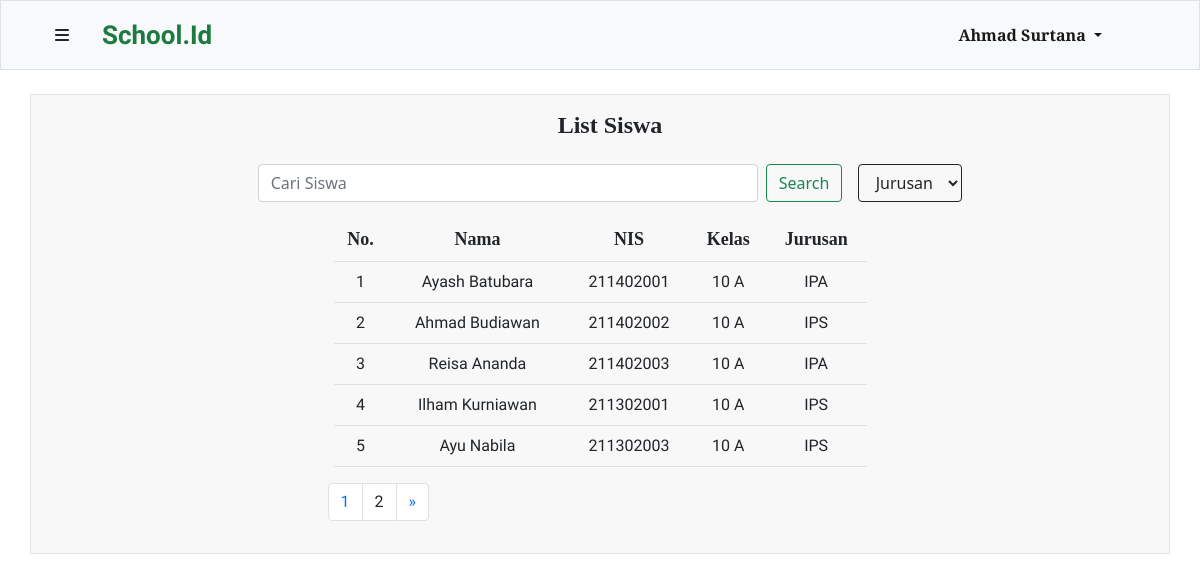
The page /php/siswa.php (signed in) on the database its author committed.
### tables this page shows
CREATE TABLE `guru` (
  `id` int(10) UNSIGNED NOT NULL,
  `nama_guru` varchar(200) NOT NULL,
  `NIG` char(9) NOT NULL,
  `mapel_id` int(10) UNSIGNED NOT NULL,
  `user_id` int(10) UNSIGNED NOT NULL
);

CREATE TABLE `siswa` (
  `id` int(10) UNSIGNED NOT NULL,
  `nama_siswa` varchar(200) NOT NULL,
  `NIS` char(9) NOT NULL,
  `kelas_id` int(10) UNSIGNED NOT NULL,
  `user_id` int(10) UNSIGNED NOT NULL
);

CREATE TABLE `kelas` (
  `id` int(10) UNSIGNED NOT NULL,
  `nama_kelas` varchar(12) NOT NULL,
  `jurusan` enum('IPA','IPS') DEFAULT NULL,
  `wali_kelas` int(10) UNSIGNED DEFAULT NULL
);

### php/function.php (called while the page is built, shortened)
<?php
$connection = mysqli_connect("localhost","root","","tubes");
function show($query) {
    global $connection;
    $box = [];
    $result = mysqli_query($connection, $query);
    while($row = mysqli_fetch_assoc($result)) {
        $box[] = $row;
    }
    return $box;
}
?>

### php/siswa.php (the view, shortened to what this page needs)
<?php
require 'function.php';
$totalData = count(show("SELECT siswa.id as id, siswa.nama_siswa as nama, siswa.NIS as nis, kelas.nama_kelas as kelas, kelas.jurusan as jurusan FROM siswa JOIN kelas ON siswa.kelas_id = kelas.id ")) ;
$dataPerhalaman = 5;
if (isset($_GET["page"])) {
    $halamanAktif = $_GET["page"];
} else {
    $halamanAktif = 1;
}
$dataAwal = ($halamanAktif * $dataPerhalaman) - $dataPerhalaman;
$siswa = show("SELECT siswa.id as id, siswa.nama_siswa as nama, siswa.NIS as nis, kelas.nama_kelas as kelas, kelas.jurusan as jurusan FROM siswa JOIN kelas ON siswa.kelas_id = kelas.id LIMIT $dataAwal, $dataPerhalaman ");
$i = $dataAwal + 1;
?>
<!DOCTYPE html>
<html lang="en">
<head>
    <link href="https://cdn.jsdelivr.net/npm/bootstrap@5.1.3/dist/css/bootstrap.min.css" rel="stylesheet">
    <link rel="stylesheet" href="style/navbar.css">
    <link rel="stylesheet" href="style/template.css">
</head>
<body>
   <?php include 'navbar.php' ?>
    <div class="container my-4 px-4 py-3 table-data border">
        <div class="table-title">
          <h4>List Siswa</h4>
        </div>
        <form class="d-flex search my-3 mx-auto" method="POST">
          <input class="form-control me-2" type="search" placeholder="Cari Siswa" aria-label="Search" name="keyword" autocomplete="off">
          <button class="btn btn-outline-success" type="submit" name="find">Search</button>
          <select class="btn ms-3 btn-outline-dark" name="filter" id="">
            <option value="">Jurusan</option>
          </select>
        </form>
        <div class="container-fluid mt-3">
          <table class="mx-auto table">
            <tr class="thead">
              <td class="table-header">No. </td>
              <td class="table-header">Nama</td>
              <td class="table-header">NIS</td>
              <td class="table-header">Kelas</td>
              <td class="table-header">Jurusan</td>
            </tr>
            <?php foreach($siswa as $ssw) : ?>
                <tr class="tbody">
                    <td class="table-body"><?=$i?></td>
                    <td class="table-body"><?=$ssw["nama"] ?></td>
                    <td class="table-body"><?=$ssw["nis"]?></td>
                    <td class="table-body"><?=$ssw["kelas"]?></td>
                    <td class="table-body"><?=$ssw["jurusan"]?></td>
                </tr>
            <?php $i++ ?>
            <?php endforeach ; ?>
          </table>
        </div>
        <?php include 'pagination.php' ?>
    </div>
</body>
</html>

### php/navbar.php (shortened to what this page needs)
<?php
$connection = mysqli_connect("localhost","root","","tubes");
$id = $_SESSION["userID"];
if(isset($_SESSION["admin"])) {
    $admin = mysqli_query($connection, "SELECT username FROM user WHERE id = $id");
    $data = mysqli_fetch_assoc($admin);
} elseif (isset($_SESSION["member"])) {
    if ($_SESSION["member"] === "siswa") {
            $namaSiswa = mysqli_query($connection, "SELECT * FROM siswa WHERE user_id = $id");
            $data = mysqli_fetch_assoc($namaSiswa);
            $navbarID = $data["kelas_id"];
            $navbar= show("SELECT mapel.* FROM siswa JOIN mapel_kelas ON mapel_kelas.kelas = siswa.kelas_id JOIN guru ON guru.id = mapel_kelas.guru JOIN mapel ON mapel.id = guru.mapel_id WHERE siswa.user_id = $id ORDER BY nama_mapel ASC");
            $tugasNavbar = show("SELECT * FROM tugas WHERE kelas = $navbarID");
    } else {
            $namaGuru = mysqli_query($connection, "SELECT * FROM guru WHERE user_id = $id");
            $data = mysqli_fetch_assoc($namaGuru);
    }
}
?>
    <nav class="navbar navbar-expand-lg navbar-light bg-light container-fluid border sticky-top">
        <div class="container navbar-head">
         <div class="logo">
            <button class="btn" type="button" data-bs-toggle="offcanvas" data-bs-target="#offcanvasRight" aria-controls="offcanvasRight"><i class="fas fa-bars"></i></button>
            <?php if(isset($_SESSION["admin"])) : ?>
                <a class="navbar-brand" href="admin.php">School.Id</a>
            <?php else : ?>
                <a class="navbar-brand" href="dashboard.php">School.Id</a>
            <?php endif ; ?>
         </div>
          <div class="login-register collapse navbar-collapse" id="navbarSupportedContent">
            <ul class="navbar-nav me-auto mb-2 mb-lg-0">
              <li class="nav-item dropdown">
                <a class="nav-link dropdown-toggle active me-5" href="" id="navbarDropdown" role="button" data-bs-toggle="dropdown" aria-expanded="false">
                    <?php if(isset($_SESSION["admin"])) : ?>
                         <?=$data["username"] ; ?>
                    <?php elseif($_SESSION["member"] === "siswa") :?>
                        <?=$data["nama_siswa"] ; ?>
                    <?php else :?>
                        <?=$data["nama_guru"] ; ?>
                    <?php endif ; ?>
                </a>
              </li>
            </ul>
          </div>
        </div>
    </nav>

### php/style/navbar.css (style rules this page uses)
* { margin: 0; padding: 0; box-sizing: border-box; }
.navbar { background-color: #f8f8f8; height: 70px; }
.navbar-brand { text-align: center; font-weight: 900 !important; font-size : 26px; margin: 0; padding: 0 20px; font-family: 'Dancing Script'; color: #1E7B40 !important; }
.navbar .logo { display: flex; text-align: center; }
.navbar .login-register { flex-grow: 0; font-family: 'Merriweather'; font-weight: bolder; }

### php/style/template.css (style rules this page uses)
* { margin: 0; padding: 0; box-sizing: border-box; }
.d-flex { align-items: center; justify-content: center; }
form { margin: 0 20px; }
.table-data { background-color: #f8f8f8; }
.search .form-control { margin: 0 20px; }
.form-control { max-width: 500px; width: 100%; }
.table-data table { width: 50%; text-align: center; }
.table-data .table-title { display: flex; justify-content: center; }
.table-data .table-title h4 { margin-left :20px; text-align: center; font-family: 'Merriweater'; font-weight: 900; }
.table-data .thead { font-family: 'Merriweater', serif !important; font-weight: bold; font-size: 18px; }
th, td { padding: 10px 5px; }
.table-data .table-body { font-family: 'Roboto Condensed', sans-serif;; }

### rows shown on the page
guru: nama_guru "Ahmad Surtana"
siswa: nama_siswa "Ayash Batubara", NIS "211402001", kelas.nama_kelas "10 A", kelas.jurusan "IPA"
siswa: nama_siswa "Ahmad Budiawan", NIS "211402002", kelas.nama_kelas "10 A", kelas.jurusan "IPS"
siswa: nama_siswa "Reisa Ananda", NIS "211402003", kelas.nama_kelas "10 A", kelas.jurusan "IPA"
siswa: nama_siswa "Ilham Kurniawan", NIS "211302001", kelas.nama_kelas "10 A", kelas.jurusan "IPS"
siswa: nama_siswa "Ayu Nabila", NIS "211302003", kelas.nama_kelas "10 A", kelas.jurusan "IPS"
